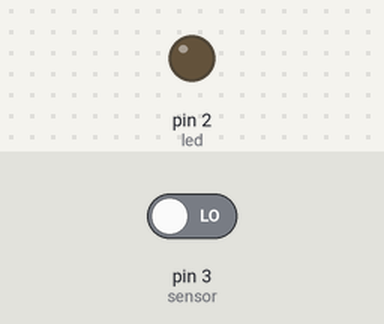
The sketch below on a simulated Arduino Uno, built with avr-gcc and run on an emulated ATmega328P. On the bench: output pins drawn as LEDs (lit = HIGH). Inputs (shaded band) come from the test bench; at power-on: pin 3 (sensor) LOW. What the sketch prints to the serial monitor is not drawn.

Above: at 1.2 s.
1.3 s: pin 3 (sensor) driven HIGH
At 1.8 s:
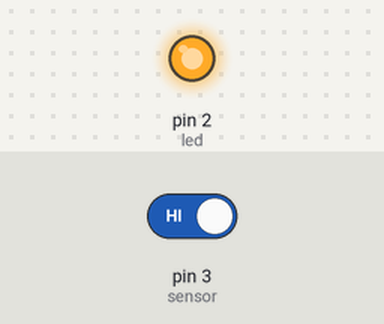
2.8 s: pin 3 (sensor) driven LOW
At 4.2 s:
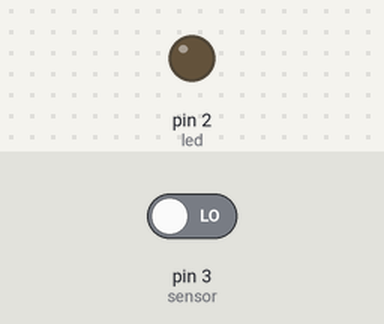
Timing chart, 0 to 5.8 s (numbered marks = the images above; inputs shaded):
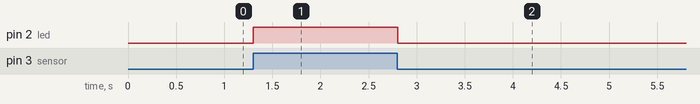

Measured:
- after the input at 1.3 s, pin 2 (led): LOW → HIGH at once
- after the input at 2.8 s, pin 2 (led): HIGH → LOW at once

The sketch:

SensorCtrlLEDandSerialMon.ino
```cpp
void setup() {
  pinMode(3,INPUT);//sensor
  pinMode(2,OUTPUT);//led
  Serial.begin(115200);

}

void loop() {

  int a=digitalRead(3);
  Serial.print("Data: ");
  Serial.println(a);

  if(a==HIGH){
    digitalWrite(2,HIGH);
    Serial.println("LED On ");
  }
   if(a==LOW){
    digitalWrite(2,LOW);
    Serial.println("LED Off ");

   }


}
```
